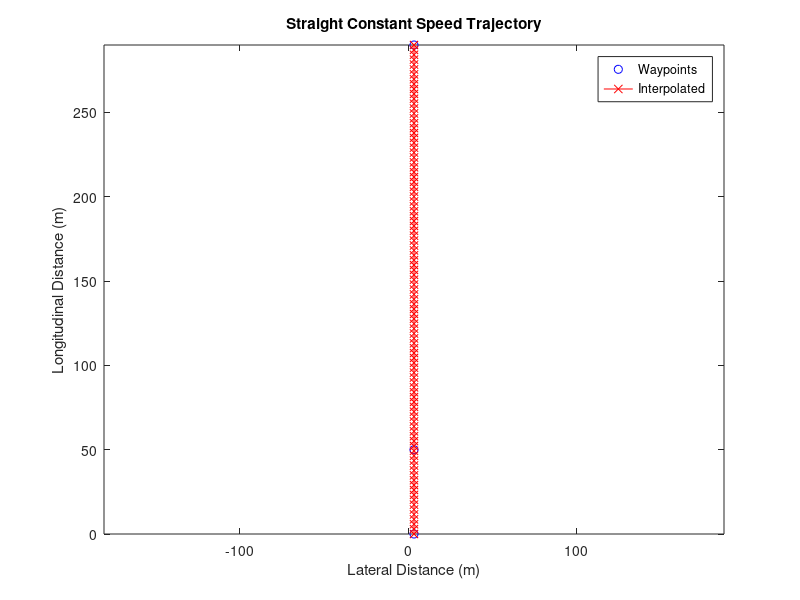
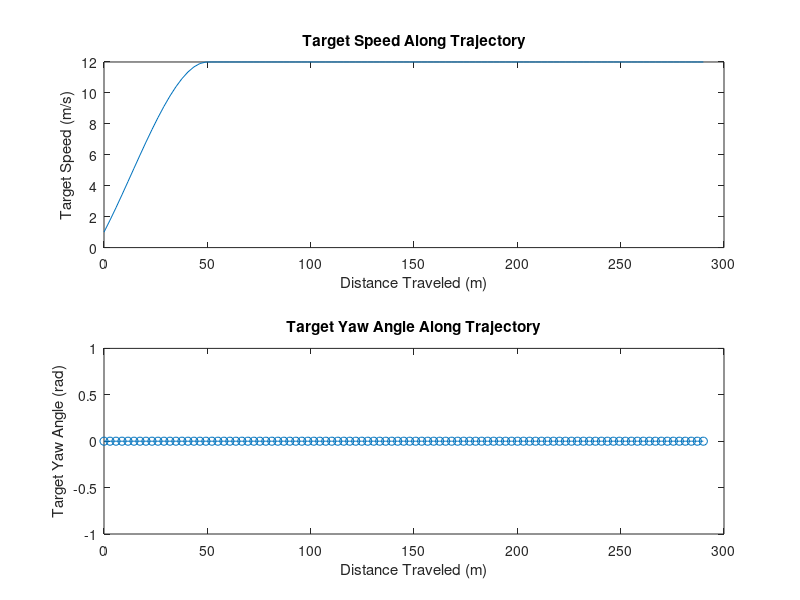

The MATLAB script that drew these images, in order:
function sm_car_trajectory_straight_constant_speed(varargin) 
% Function to construct straightline constant speed maneuver
%
% Optional arguments
%
% v_lc        Speed during lane change (m/s)
% x_testv     Distance when target speed is reached (m)
%
% Copyright 2018-2021 The MathWorks, Inc.

% Move to this folder as a new .mat file will be created
cd(fileparts(which(mfilename)))

% Default values if no arguments supplied
v_lc        = 12;    % Speed during lane change (m/s)
x_testv     = 50;    % Distance when target speed is reached (m)
% Parameters for trajectory
maneuver_lateral_offset    = -3.35; % m

if(nargin>=1)
    v_lc = varargin{1};
end
if(nargin>=2)
    x_testv = varargin{2};
end
if(nargin>=3)
    maneuver_lateral_offset = varargin{3};
end

% Longitudinal gate locations (m)
gate0       = 0;     % Start 
gate7       = 290;   % End

% Assemble waypoints
x_waypoints =  [gate0 x_testv gate7];
y_waypoints =  [0 0 0]+maneuver_lateral_offset;
vx_waypoints = [1 v_lc v_lc];

% Construct sample points
numpts = 100;
x_new  = [gate0:(gate7-gate0)/numpts:(gate7-(gate7-gate0)/numpts) gate7];

% Interpolate to get lateral distance and speed
y_new  = interp1(x_waypoints, y_waypoints,  x_new, 'pchip');
vx_new = interp1(x_waypoints, vx_waypoints, x_new, 'pchip');

% Plot waypoints and interpolated trajectory
fig_handle_name = 'h1_sm_car_straight_constant_speed';

handle_var = evalin('base',['who(''' fig_handle_name ''')']);
if(isempty(handle_var))
    evalin('base',[fig_handle_name ' = figure(''Name'', ''' fig_handle_name ''');']);
elseif ~isgraphics(evalin('base',handle_var{:}))
    evalin('base',[fig_handle_name ' = figure(''Name'', ''' fig_handle_name ''');']);
end
figure(evalin('base',fig_handle_name))
clf(evalin('base',fig_handle_name))

plot(-y_waypoints,x_waypoints,'bo');
hold on
plot(-y_new,x_new,'r-x')
hold off
xlabel('Lateral Distance (m)')
ylabel('Longitudinal Distance (m)');
title('Straight Constant Speed Trajectory');
legend({'Waypoints','Interpolated'},'Location','Best');
axis equal

% Calculate distance traveled
xTrajectory_new = [0 cumsum(sqrt((diff(x_new)).^2+diff(y_new).^2))];

fig_handle_name = 'h2_sm_car_straight_constant_speed';

handle_var = evalin('base',['who(''' fig_handle_name ''')']);
if(isempty(handle_var))
    evalin('base',[fig_handle_name ' = figure(''Name'', ''' fig_handle_name ''');']);
elseif ~isgraphics(evalin('base',handle_var{:}))
    evalin('base',[fig_handle_name ' = figure(''Name'', ''' fig_handle_name ''');']);
end
figure(evalin('base',fig_handle_name))
clf(evalin('base',fig_handle_name))
subplot(211)
plot(xTrajectory_new,vx_new)
xlabel('Distance Traveled (m)');
ylabel('Target Speed (m/s)');
title('Target Speed Along Trajectory');

% Calculate target yaw angle (rad)
yaw_interval = 2; % 10
aYaw_new = atan2(...
    y_new(yaw_interval+1:end)-y_new(1:end-yaw_interval),...
    x_new(yaw_interval+1:end)-x_new(1:end-yaw_interval));

aYaw_new = [repmat(aYaw_new(1),1,yaw_interval) aYaw_new];

subplot(212)
plot(xTrajectory_new,aYaw_new,'-o')
xlabel('Distance Traveled (m)');
ylabel('Target Yaw Angle (rad)');
title('Target Yaw Angle Along Trajectory');

% Assign parameters for trajectory definition
x.Value = x_new;
x.Units = 'm';
x.Comments = '';

y.Value = y_new;
y.Units = 'm';
y.Comments = '';

xTrajectory.Value = xTrajectory_new;
xTrajectory.Units = 'm';
xTrajectory.Comments = 'Distance traveled';

vx.Value = vx_new;
vx.Units = 'm/s';
vx.Comments = 'Vehicle speed along direction of travel';

aYaw.Value = aYaw_new;
aYaw.Units = 'rad';
aYaw.Comments = 'Yaw Angle, non-wrapping';


spdstr = num2str(round(v_lc));
dststr = num2str(round(x_testv));

filename = ['Straight_Constant_Speed_trajectory_' spdstr '_' dststr];
save(filename,'x','y','vx','aYaw','xTrajectory'); 

